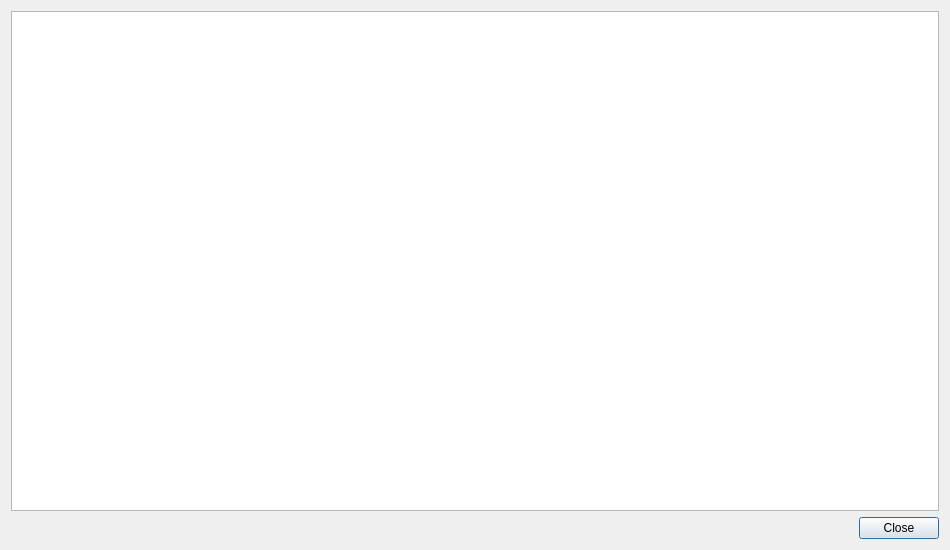
<?xml version="1.0" encoding="UTF-8"?>
<!--Author: Chris Lawson-->
<!--Contact: clawso21@une.edu.au-->
<!--Source: U-Infuse-->
<!--Purpose: About Dialogue UI-->
<ui version="4.0">
 <class>aboutDialogue</class>
 <widget class="QDialog" name="aboutDialogue">
  <property name="geometry">
   <rect>
    <x>0</x>
    <y>0</y>
    <width>950</width>
    <height>550</height>
   </rect>
  </property>
  <property name="minimumSize">
   <size>
    <width>950</width>
    <height>550</height>
   </size>
  </property>
  <property name="maximumSize">
   <size>
    <width>950</width>
    <height>550</height>
   </size>
  </property>
  <property name="windowTitle">
   <string>About</string>
  </property>
  <layout class="QGridLayout" name="gridLayout">
   <item row="0" column="0">
    <layout class="QVBoxLayout" name="verticalLayout1">
     <item>
      <layout class="QVBoxLayout" name="verticalLayout2">
       <item>
        <widget class="QTextBrowser" name="textBrowser">
         <property name="minimumSize">
          <size>
           <width>670</width>
           <height>495</height>
          </size>
         </property>
         <property name="maximumSize">
          <size>
           <width>1000</width>
           <height>1000</height>
          </size>
         </property>
        </widget>
       </item>
      </layout>
     </item>
     <item>
      <layout class="QVBoxLayout" name="verticalLayout3">
       <item>
        <layout class="QHBoxLayout" name="horizontalLayout1">
         <item>
          <spacer name="horizontalSpacer">
           <property name="orientation">
            <enum>Qt::Horizontal</enum>
           </property>
           <property name="sizeHint" stdset="0">
            <size>
             <width>40</width>
             <height>20</height>
            </size>
           </property>
          </spacer>
         </item>
         <item>
          <widget class="QPushButton" name="closeButton">
           <property name="text">
            <string>Close</string>
           </property>
          </widget>
         </item>
        </layout>
       </item>
      </layout>
     </item>
    </layout>
   </item>
  </layout>
 </widget>
 <resources/>
 <connections/>
</ui>
